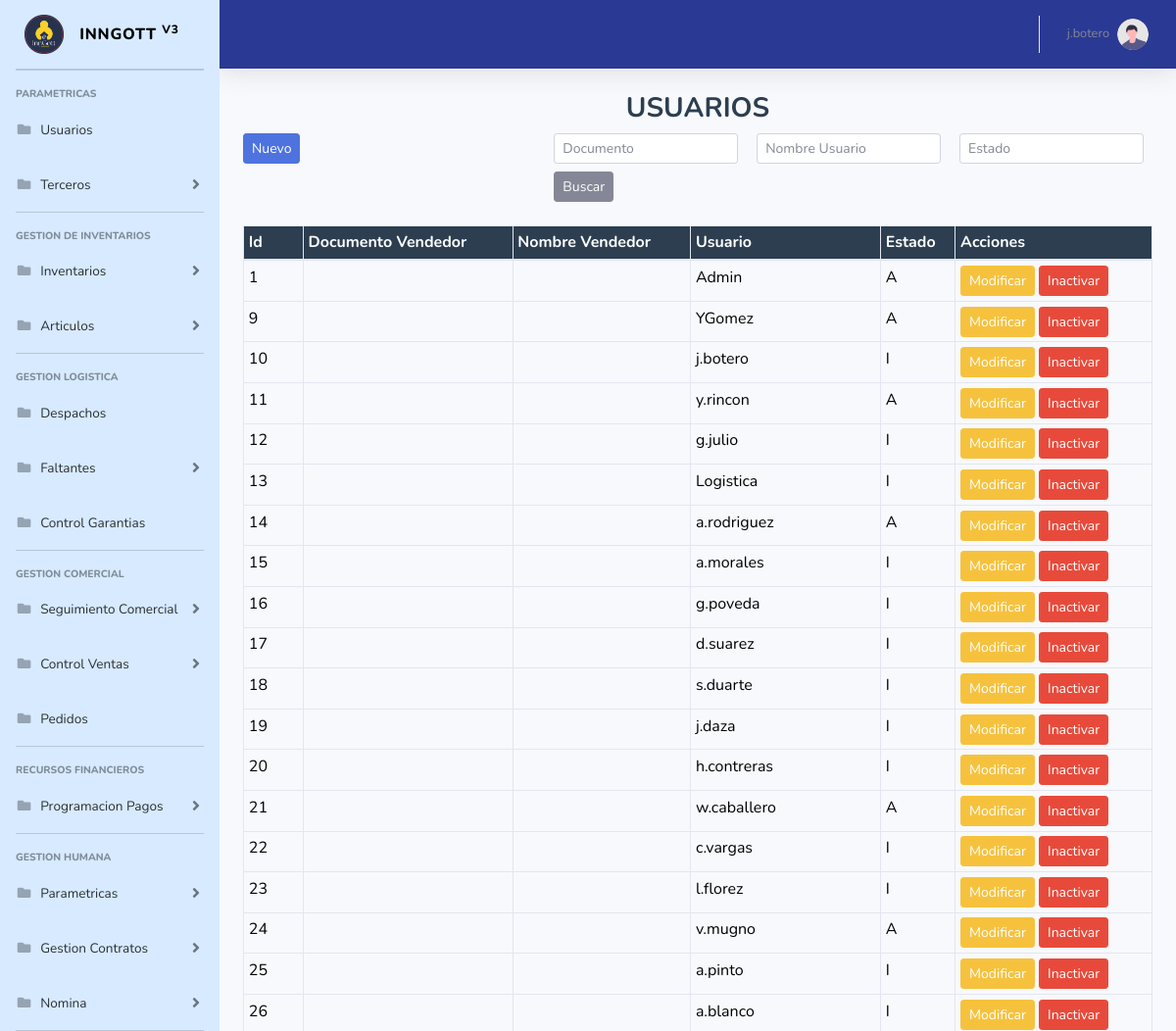
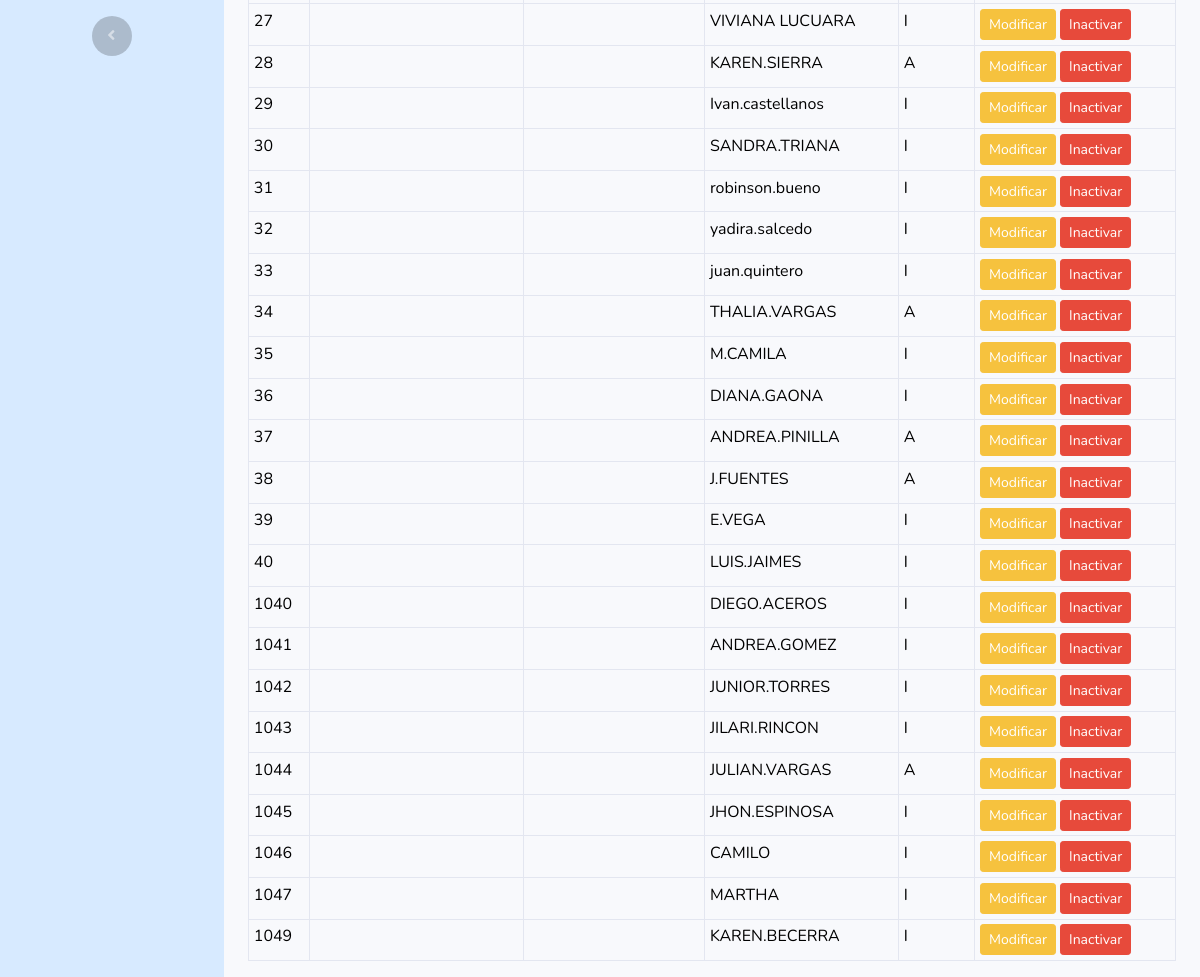
The app's page /usuarios/vista/usuarios.php (signed in) with its own data (2 pictures, top to bottom).
### tables this page shows
CREATE TABLE `usuarios` (
  `IdUsuarios` decimal(10,0) NOT NULL,
  `NomUsuario` varchar(20) DEFAULT NULL,
  `PassUsuario` varchar(20) DEFAULT NULL,
  `EstUsuario` varchar(1) DEFAULT NULL,
  `FecCreUsuario` date DEFAULT NULL,
  `UsuarioCreacion` varchar(20) DEFAULT NULL,
  `FecModUsuario` date DEFAULT NULL,
  `UsuarioModifica` varchar(20) DEFAULT NULL,
  `IdVendedor` decimal(10,0) DEFAULT NULL,
  `UsuarioAdmin` varchar(1) DEFAULT NULL,
  `UsuPerVerCli` varchar(1) DEFAULT NULL,
  `UsuPerVerDespVen` varchar(1) DEFAULT NULL
);

### usuarios/vista/usuarios.php (the view, shortened to what this page needs)
<?php
require_once "vistas/partesuperior.php"
?>
<?php
$servername = "localhost";
$username = "root";
$password = "";
$dbname = "InnGott";
$conn = new mysqli($servername, $username, $password, $dbname);
$nombre = isset($_GET['nombre']) ? $_GET['nombre'] : '';
$estado = isset($_GET['estado']) ? $_GET['estado'] : '';
$documento = isset($_GET['documento']) ? $_GET['documento'] : '';
$query = "
    SELECT u.idusuarios, u.nomusuario, u.estusuario, e.vendedornom, e.vendedordoc
    FROM usuarios u
    LEFT JOIN empleado e ON u.idvendedor = e.VendedorDoc
    WHERE 1=1";
$result = $conn->query($query);
?>
<div class="container-fluid">
    <h1 class="h3 text-center" style="color: #2c3e50; font-weight: bold;">USUARIOS</h1>
    <div class="row mb-3">
        <div class="col-md-4 col-12 mb-2">
            <a href="insertar_usuario.php" class="btn btn-primary btn-sm">Nuevo</a>
        </div>
        <div class="col-md-8 col-12">
            <form class="form-inline" method="GET" action="">
                <div class="form-row">
                    <div class="col">
                        <input type="text" class="form-control form-control-sm mb-2 mr-sm-2" id="documento" name="documento" placeholder="Documento" value="<?php echo $documento; ?>">
                    </div>
                    <div class="col">
                        <input type="text" class="form-control form-control-sm mb-2 mr-sm-2" id="nombre" name="nombre" placeholder="Nombre Usuario" value="<?php echo $nombre; ?>">
                    </div>
                    <div class="col">
                        <input type="text" class="form-control form-control-sm mb-2 mr-sm-2" id="estado" name="estado" placeholder="Estado" value="<?php echo $estado; ?>">
                    </div>
                    <div class="col-auto">
                        <button type="submit" class="btn btn-secondary btn-sm mb-2">Buscar</button>
                    </div>
                </div>
            </form>
        </div>
    </div>
    <div class="table-responsive">
        <table class="table table-bordered table-sm" id="dataTable" width="100%" cellspacing="0">
            <thead>
                <tr>
                    <th style="background-color: #2c3e50; color: white; font-weight: bold;">Id</th>
                    <th style="background-color: #2c3e50; color: white; font-weight: bold;">Documento Vendedor</th>
                    <th style="background-color: #2c3e50; color: white; font-weight: bold;">Nombre Vendedor</th>
                    <th style="background-color: #2c3e50; color: white; font-weight: bold;">Usuario</th>
                    <th style="background-color: #2c3e50; color: white; font-weight: bold;">Estado</th>
                    <th style="background-color: #2c3e50; color: white; font-weight: bold;">Acciones</th>
                </tr>
            </thead>
            <tbody>
                <?php
                if ($result->num_rows > 0) {
                    while($row = $result->fetch_assoc()) {
                        echo "<tr>";
                        echo "<td style='color: #000000;'>" . $row["idusuarios"] . "</td>";
                        echo "<td style='color: #000000;'>" . $row["vendedordoc"] . "</td>";
                        echo "<td style='color: #000000;'>" . $row["vendedornom"] . "</td>";
                        echo "<td style='color: #000000;'>" . $row["nomusuario"] . "</td>";
                        echo "<td style='color: #000000;'>" . $row["estusuario"] . "</td>";
                        echo "<td style='color: #000000;'>";
                        echo "<a href='modificar_usuario.php?id=" . $row["idusuarios"] . "' class='btn btn-warning btn-sm'>Modificar</a> ";
                        echo "<a href='eliminar_usuario.php?id=" . $row["idusuarios"] . "' class='btn btn-danger btn-sm'>Inactivar</a>";
                        echo "</td>";
                        echo "</tr>";
                    }
                } else {
                    echo "<tr><td colspan='5'>No se encontraron resultados</td></tr>";
                }
                ?>
            </tbody>
        </table>
    </div>
</div>
<?php
require_once "vistas/parteinferior.php"
?>

### vistas/partesuperior.php (shortened to what this page needs)
<!DOCTYPE html>
<html lang="en">
<head>
    <link href="vendor/fontawesome-free/css/all.min.css" rel="stylesheet" type="text/css">
    <link href="css/sb-admin-2.min.css" rel="stylesheet">
</head>
<body id="page-top">
    <div id="wrapper">
        <ul class="navbar-nav bg-gradient-primary sidebar sidebar-dark accordion" id="accordionSidebar">
            <a class="sidebar-brand d-flex align-items-center justify-content-center" href="index.php">
                <div class="sidebar-brand-icon rotate-n-1">
                <img src="img/DCINNGOTT.png" alt="Nuevo Logo" style="width: 40px; height: 40px;">
                </div>
                <div class="sidebar-brand-text mx-3">InnGott <sup>V3</sup></div>
            </a>
            <hr class="sidebar-divider my-0">
            <hr class="sidebar-divider">
            <div class="sidebar-heading">
                PARAMETRICAS
            </div>
            <li class="nav-item">
                <a class="nav-link collapsed" href="usuarios.php"
                    aria-expanded="true" aria-controls="collapseTwo">
                    <i class="fas fa-fw fa-folder"></i>
                    <span>Usuarios</span>
                </a>
            </li>
            <li class="nav-item">
                <a class="nav-link collapsed" href="#" data-toggle="collapse" data-target="#collapseUtilities"
                    aria-expanded="true" aria-controls="collapseUtilities">
                    <i class="fas fa-fw fa-folder"></i>
                    <span>Terceros</span>
                </a>
            </li>
            <hr class="sidebar-divider">
            <div class="sidebar-heading">
                GESTION DE INVENTARIOS
            </div>
            <li class="nav-item">
                <a class="nav-link collapsed" href="#" data-toggle="collapse" data-target="#collapsePages" aria-expanded="true" aria-controls="collapsePages">
                    <i class="fas fa-fw fa-folder"></i>
                    <span>Inventarios</span>
                </a>
            </li>
            <li class="nav-item">
                <a class="nav-link collapsed" href="#" data-toggle="collapse" data-target="#collapseArticulos" aria-expanded="true" aria-controls="collapseArticulos">
                    <i class="fas fa-fw fa-folder"></i>
                    <span>Articulos</span>
                </a>
            </li>
            <hr class="sidebar-divider">
            <div class="sidebar-heading">
                GESTION LOGISTICA
            </div>
            <li class="nav-item">
                <a class="nav-link collapsed" href="despachos.php"
                    aria-expanded="true" aria-controls="collapseTwo">
                    <i class="fas fa-fw fa-folder"></i>
                    <span>Despachos</span>
                </a>
            </li>
            <li class="nav-item">
                <a class="nav-link collapsed" href="#" data-toggle="collapse" data-target="#collapseFaltantes"
                    aria-expanded="true" aria-controls="collapseFaltantes">
                    <i class="fas fa-fw fa-folder"></i>
                    <span>Faltantes</span>
                </a>
            </li>
            <li class="nav-item">
                <a class="nav-link collapsed" href="garantias.php"
                    aria-expanded="true" aria-controls="collapseTwo">
                    <i class="fas fa-fw fa-folder"></i>
                    <span>Control Garantias</span>
                </a>
            </li>
            <hr class="sidebar-divider d-none d-md-block">
            <div class="sidebar-heading">
                GESTION COMERCIAL
            </div>
            <li class="nav-item">
                <a class="nav-link collapsed" href="#" data-toggle="collapse" data-target="#collapsePages"
                    aria-expanded="true" aria-controls="collapsePages">
                    <i class="fas fa-fw fa-folder"></i>
                    <span>Seguimiento Comercial</span>
                </a>
            </li>
            <li class="nav-item">
                <a class="nav-link collapsed" href="#" data-toggle="collapse" data-target="#collapsePages"
                    aria-expanded="true" aria-controls="collapsePages">
                    <i class="fas fa-fw fa-folder"></i>
                    <span>Control Ventas</span>
                </a>
            </li>
            <li class="nav-item">
                <a class="nav-link collapsed" href="pedidos.php"
                    aria-expanded="true" aria-controls="collapsePages">
                    <i class="fas fa-fw fa-folder"></i>
                    <span>Pedidos</span>
                </a>
            </li>
            <hr class="sidebar-divider d-none d-md-block">
            <div class="sidebar-heading">
                RECURSOS FINANCIEROS
            </div>
            <li class="nav-item">
                <a class="nav-link collapsed" href="#" data-toggle="collapse" data-target="#collapsePages"
                    aria-expanded="true" aria-controls="collapsePages">
                    <i class="fas fa-fw fa-folder"></i>
                    <span>Programacion Pagos</span>
                </a>
            </li>
            <hr class="sidebar-divider d-none d-md-block">
            <div class="sidebar-heading">
                GESTION HUMANA
            </div>
            <li class="nav-item">
                <a class="nav-link collapsed" href="#" data-toggle="collapse" data-target="#collapsePages"
                    aria-expanded="true" aria-controls="collapsePages">
                    <i class="fas fa-fw fa-folder"></i>
                    <span>Parametricas</span>
                </a>
            </li>
            <li class="nav-item">
                <a class="nav-link collapsed" href="#" data-toggle="collapse" data-target="#collapsePages"
                    aria-expanded="true" aria-controls="collapsePages">
                    <i class="fas fa-fw fa-folder"></i>
                    <span>Gestion Contratos</span>
                </a>
            </li>
            <li class="nav-item">
                <a class="nav-link collapsed" href="#" data-toggle="collapse" data-target="#collapsePages"
                    aria-expanded="true" aria-controls="collapsePages">
                    <i class="fas fa-fw fa-folder"></i>
                    <span>Nomina</span>
                </a>
            </li>
            <hr class="sidebar-divider d-none d-md-block">
            <div class="text-center d-none d-md-inline">
                <button class="rounded-circle border-0" id="sidebarToggle"></button>
            </div>
        </ul>
        <div id="content-wrapper" class="d-flex flex-column">
            <div id="content">
                <nav class="navbar navbar-expand navbar-light bg-white topbar mb-4 static-top shadow">
                    <ul class="navbar-nav ml-auto">
                        <li class="nav-item dropdown no-arrow">
                            <a class="nav-link dropdown-toggle" href="#" id="userDropdown" role="button"
                                data-toggle="dropdown" aria-haspopup="true" aria-expanded="false">
                                <span class="mr-2 d-none d-lg-inline text-gray-600 small">
                                    <?php echo $_SESSION['username']; ?>
                                </span>
                                <img class="img-profile rounded-circle"
                                    src="img/undraw_profile.svg">
                            </a>
                        </li>
                    </ul>
                </nav>

### vistas/parteinferior.php (shortened to what this page needs)
           </div>
        </div>
    </div>
</body>
</html>

### records on screen
usuarios: IdUsuarios "1", NomUsuario "Admin", EstUsuario "A"
usuarios: IdUsuarios "9", NomUsuario "YGomez", EstUsuario "A"
usuarios: IdUsuarios "10", NomUsuario "j.botero", EstUsuario "I"
usuarios: IdUsuarios "11", NomUsuario "y.rincon", EstUsuario "A"
usuarios: IdUsuarios "12", NomUsuario "g.julio", EstUsuario "I"
usuarios: IdUsuarios "13", NomUsuario "Logistica", EstUsuario "I"
usuarios: IdUsuarios "14", NomUsuario "a.rodriguez", EstUsuario "A"
usuarios: IdUsuarios "15", NomUsuario "a.morales", EstUsuario "I"
usuarios: IdUsuarios "16", NomUsuario "g.poveda", EstUsuario "I"
usuarios: IdUsuarios "17", NomUsuario "d.suarez", EstUsuario "I"
usuarios: IdUsuarios "18", NomUsuario "s.duarte", EstUsuario "I"
usuarios: IdUsuarios "19", NomUsuario "j.daza", EstUsuario "I"
usuarios: IdUsuarios "20", NomUsuario "h.contreras", EstUsuario "I"
usuarios: IdUsuarios "21", NomUsuario "w.caballero", EstUsuario "A"
usuarios: IdUsuarios "22", NomUsuario "c.vargas", EstUsuario "I"
usuarios: IdUsuarios "23", NomUsuario "l.florez", EstUsuario "I"
usuarios: IdUsuarios "24", NomUsuario "v.mugno", EstUsuario "A"
usuarios: IdUsuarios "25", NomUsuario "a.pinto", EstUsuario "I"
usuarios: IdUsuarios "26", NomUsuario "a.blanco", EstUsuario "I"
usuarios: IdUsuarios "27", NomUsuario "VIVIANA LUCUARA", EstUsuario "I"
usuarios: IdUsuarios "28", NomUsuario "KAREN.SIERRA", EstUsuario "A"
usuarios: IdUsuarios "29", NomUsuario "Ivan.castellanos", EstUsuario "I"
usuarios: IdUsuarios "30", NomUsuario "SANDRA.TRIANA", EstUsuario "I"
usuarios: IdUsuarios "31", NomUsuario "robinson.bueno", EstUsuario "I"
usuarios: IdUsuarios "32", NomUsuario "yadira.salcedo", EstUsuario "I"
usuarios: IdUsuarios "33", NomUsuario "juan.quintero", EstUsuario "I"
usuarios: IdUsuarios "34", NomUsuario "THALIA.VARGAS", EstUsuario "A"
usuarios: IdUsuarios "35", NomUsuario "M.CAMILA", EstUsuario "I"
usuarios: IdUsuarios "36", NomUsuario "DIANA.GAONA", EstUsuario "I"
usuarios: IdUsuarios "37", NomUsuario "ANDREA.PINILLA", EstUsuario "A"
usuarios: IdUsuarios "38", NomUsuario "J.FUENTES", EstUsuario "A"
usuarios: IdUsuarios "39", NomUsuario "E.VEGA", EstUsuario "I"
usuarios: IdUsuarios "40", NomUsuario "LUIS.JAIMES", EstUsuario "I"
usuarios: IdUsuarios "1040", NomUsuario "DIEGO.ACEROS", EstUsuario "I"
usuarios: IdUsuarios "1041", NomUsuario "ANDREA.GOMEZ", EstUsuario "I"
usuarios: IdUsuarios "1042", NomUsuario "JUNIOR.TORRES", EstUsuario "I"
usuarios: IdUsuarios "1043", NomUsuario "JILARI.RINCON", EstUsuario "I"
usuarios: IdUsuarios "1044", NomUsuario "JULIAN.VARGAS", EstUsuario "A"
usuarios: IdUsuarios "1045", NomUsuario "JHON.ESPINOSA", EstUsuario "I"
usuarios: IdUsuarios "1046", NomUsuario "CAMILO", EstUsuario "I"
usuarios: IdUsuarios "1047", NomUsuario "MARTHA", EstUsuario "I"
usuarios: IdUsuarios "1049", NomUsuario "KAREN.BECERRA", EstUsuario "I"

### other values on screen
$_SESSION['username'] "j.botero"
